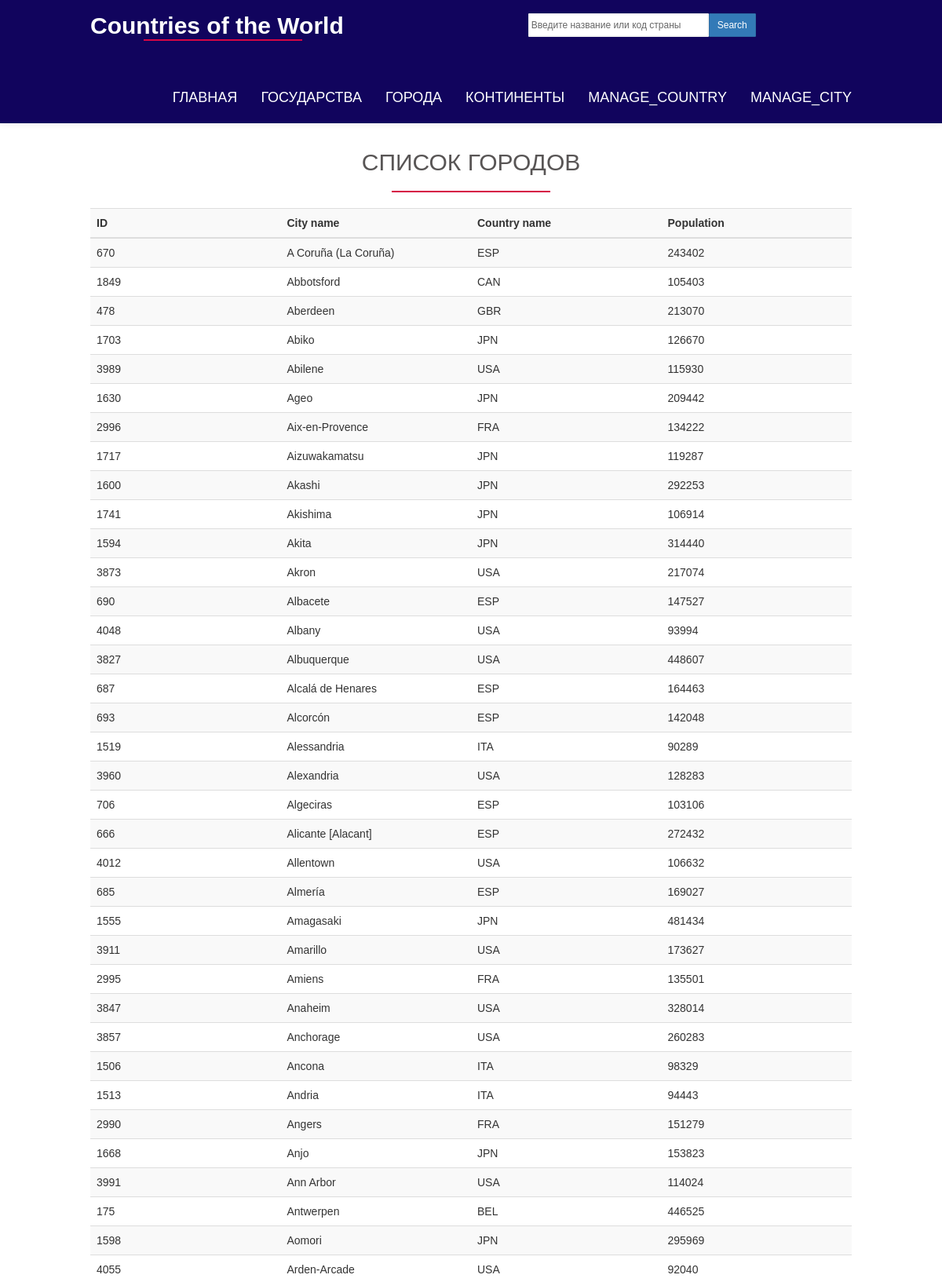
The app's page /cities (upper part) with its own data.
### tables this page shows
CREATE TABLE `city` (
  `ID` int(11) NOT NULL,
  `Name` char(35) NOT NULL DEFAULT '',
  `CountryCode` char(3) NOT NULL DEFAULT '',
  `Population` int(11) NOT NULL DEFAULT '0'
);

### controller/Controller.php (called while the page is built, shortened)
<?php
class Controller {
    public static function CityList(){
        $cityList = Model::getCityList();
        include_once('view/cityList.php');
        return;
    }
}
?>

### index.php (called while the page is built, shortened)
<?php
include_once 'inc/database.php';
include_once 'model/Model.php';
include_once 'controller/Controller.php';
include_once 'route/routing.php';
?>

### inc/database.php (called while the page is built, shortened)
<?php
class database {
    private $conn;
    private $host;
    private $user;
    private $password;
    private $baseName;
    function __construct() {
		$this->host = 'localhost';
        $this->user = 'root';
        $this->password = '';
        $this->baseName = 'jptv20_world2022';
    }
    function connect() {
        try {
            $this->conn = new PDO(
                    'mysql:host='.$this->host.''
                    .';dbname='.$this->baseName.'',
                    $this->user,
                    $this->password,
                    array(PDO::MYSQL_ATTR_INIT_COMMAND => 'SET NAMES utf8'));
        } catch (Exception $e) {
            die('Connection failed : '.$e->getMessage());
        }
        return $this->conn;
    }
    function getAll($query) {
		try{
            $result = $this->conn->prepare($query);
			$result->execute();
			$result->setFetchMode(PDO::FETCH_ASSOC);
			$response = $result->fetchAll();
			return $response;
        } catch (Exception $ex) {
            echo "Error:".$ex->getMessage();
        }
    }
}
?>

### model/Model.php (called while the page is built, shortened)
<?php
class Model {
    public static function getCityList(){
        $sql = "SELECT * FROM `city` ORDER BY `city`.`Name` ASC";
        $db = new database();
        $item = $db->getAll($sql);
        return $item;
    }
}
?>

### view/cityList.php (the view, shortened to what this page needs)
<table class="table table-striped">
    <tr>
        <th style="width:25%">ID</th>
        <th style="width:25%">City name</th>
        <th style="width:25%">Country name</th>
        <th style="width:25%">Population</th>
    </tr>
    <tbody>
        <?php
        foreach ($cityList as $city) {
        echo '<tr>
            <td>'.$city['ID'].'</td>
            <td>'.$city['Name'].'</td>
            <td>'.$city['CountryCode'].'</td>
            <td>'.$city['Population'].'</td>
        </tr>';
        }
        ?>
    </tbody>
</table>
<?php
	include "view/templates/layout.php";
?>

### public/css/templatemo-style.css (style rules this page uses)
body { font-family: 'Signika', sans-serif; font-weight: 400; position: relative; }

### public/css/style.css (style rules this page uses)
html,body { margin:0; padding:0; height:100%; }

### records on screen
city: ID "670", Name "A Coruña (La Coruña)", CountryCode "ESP", Population "243402"
city: ID "1849", Name "Abbotsford", CountryCode "CAN", Population "105403"
city: ID "478", Name "Aberdeen", CountryCode "GBR", Population "213070"
city: ID "1703", Name "Abiko", CountryCode "JPN", Population "126670"
city: ID "3989", Name "Abilene", CountryCode "USA", Population "115930"
city: ID "1630", Name "Ageo", CountryCode "JPN", Population "209442"
city: ID "2996", Name "Aix-en-Provence", CountryCode "FRA", Population "134222"
city: ID "1717", Name "Aizuwakamatsu", CountryCode "JPN", Population "119287"
city: ID "1600", Name "Akashi", CountryCode "JPN", Population "292253"
city: ID "1741", Name "Akishima", CountryCode "JPN", Population "106914"
city: ID "1594", Name "Akita", CountryCode "JPN", Population "314440"
city: ID "3873", Name "Akron", CountryCode "USA", Population "217074"
city: ID "690", Name "Albacete", CountryCode "ESP", Population "147527"
city: ID "4048", Name "Albany", CountryCode "USA", Population "93994"
city: ID "3827", Name "Albuquerque", CountryCode "USA", Population "448607"
city: ID "687", Name "Alcalá de Henares", CountryCode "ESP", Population "164463"
city: ID "693", Name "Alcorcón", CountryCode "ESP", Population "142048"
city: ID "1519", Name "Alessandria", CountryCode "ITA", Population "90289"
city: ID "3960", Name "Alexandria", CountryCode "USA", Population "128283"
city: ID "706", Name "Algeciras", CountryCode "ESP", Population "103106"
city: ID "666", Name "Alicante [Alacant]", CountryCode "ESP", Population "272432"
city: ID "4012", Name "Allentown", CountryCode "USA", Population "106632"
city: ID "685", Name "Almería", CountryCode "ESP", Population "169027"
city: ID "1555", Name "Amagasaki", CountryCode "JPN", Population "481434"
city: ID "3911", Name "Amarillo", CountryCode "USA", Population "173627"
city: ID "2995", Name "Amiens", CountryCode "FRA", Population "135501"
city: ID "3847", Name "Anaheim", CountryCode "USA", Population "328014"
city: ID "3857", Name "Anchorage", CountryCode "USA", Population "260283"
city: ID "1506", Name "Ancona", CountryCode "ITA", Population "98329"
city: ID "1513", Name "Andria", CountryCode "ITA", Population "94443"
city: ID "2990", Name "Angers", CountryCode "FRA", Population "151279"
city: ID "1668", Name "Anjo", CountryCode "JPN", Population "153823"
city: ID "3991", Name "Ann Arbor", CountryCode "USA", Population "114024"
city: ID "175", Name "Antwerpen", CountryCode "BEL", Population "446525"
city: ID "1598", Name "Aomori", CountryCode "JPN", Population "295969"
city: ID "4055", Name "Arden-Arcade", CountryCode "USA", Population "92040"

### other values on screen
$titel "СПИСОК ГОРОДОВ"
